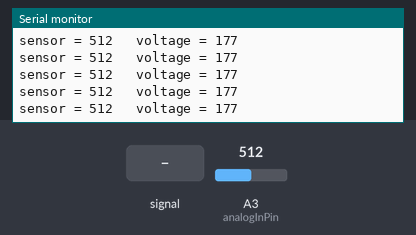
Simulated run of this sketch. Board: Arduino Uno, built with avr-gcc and run on an emulated ATmega328P. On the bench: the last lines printed to the serial monitor. The inputs (shaded band) are chosen by the test bench; at power-on: A3 (analogInPin) = 512.

Above: at 1.2 s.
1.3 s: A3 (analogInPin) fed a 2 Hz sine of ±306 counts around its level
At 2.2 s:
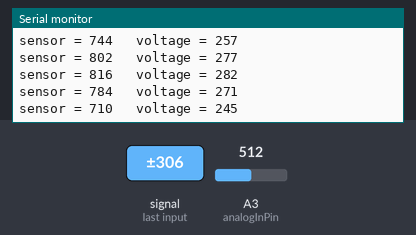
4.3 s: A3 (analogInPin) set to 716
At 4.9 s:
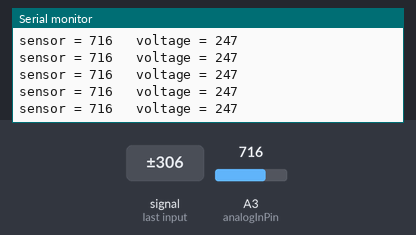
7.3 s: A3 (analogInPin) set to 122
At 8.0 s:
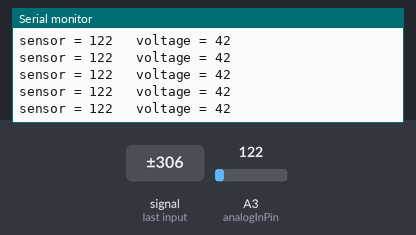
10.3 s: A3 (analogInPin) set to 90
At 11.3 s:
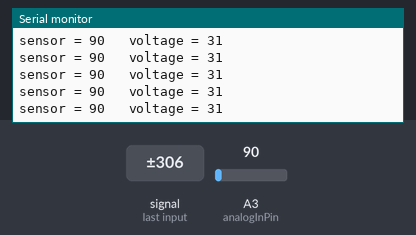
13.3 s: A3 (analogInPin) set to 110
At 13.8 s:
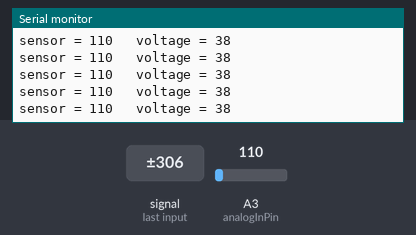
16.3 s: A3 (analogInPin) fed a 200 Hz sine of ±81 counts around its level
At 17.2 s:
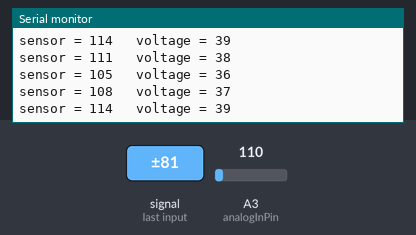
Timing chart, 0 to 19.3 s (numbered marks = the images above; inputs shaded):
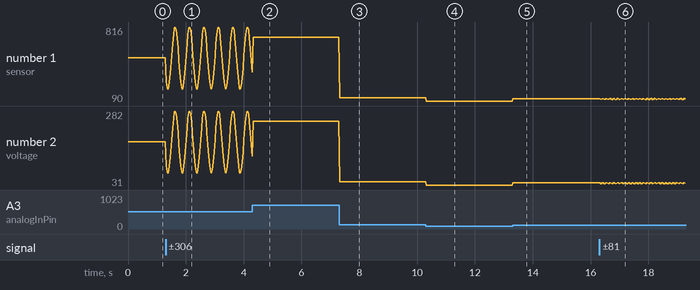

The sketch:

ac_voltage_measurement.ino
```cpp
const int analogInPin = A3;
int voltage = 0;        // value output to the PWM (analog out)

void setup() {
  // initialize serial communications at 9600 bps:
  Serial.begin(9600);
}

void loop() {
  // read the analog in value:
  long sensorValue = 0;
  for(int i = 0; i < 100; i++) sensorValue += analogRead(analogInPin);
  sensorValue /= 100;
  voltage = sensorValue * 0.34575260804769001490312965722802;
  Serial.print("sensor = ");
  Serial.print(sensorValue);
  Serial.print("\t voltage = ");
  Serial.println(voltage);
  delay(20);
}
```

Measured:
- after the input at 1.3 s, the serial monitor: prints a new line at once (image 1)
- after the input at 4.3 s, the serial monitor: prints a new line at once (image 2)
- after the input at 7.3 s, the serial monitor: prints a new line at once (image 3)
- after the input at 10.3 s, the serial monitor: prints a new line at once (image 4)
- after the input at 13.3 s, the serial monitor: prints a new line at once (image 5)
- after the input at 16.3 s, the serial monitor: prints a new line at once (image 6)
- plotted number 1: 512 → 372 after the input at 1.3 s, 372 → 716 after the input at 4.3 s, 716 → 122 after the input at 7.3 s, 122 → 90 after the input at 10.3 s, 90 → 110 after the input at 13.3 s
- plotted number 2: 177 → 128 after the input at 1.3 s, 128 → 247 after the input at 4.3 s, 247 → 42 after the input at 7.3 s, 42 → 31 after the input at 10.3 s, 31 → 38 after the input at 13.3 s
